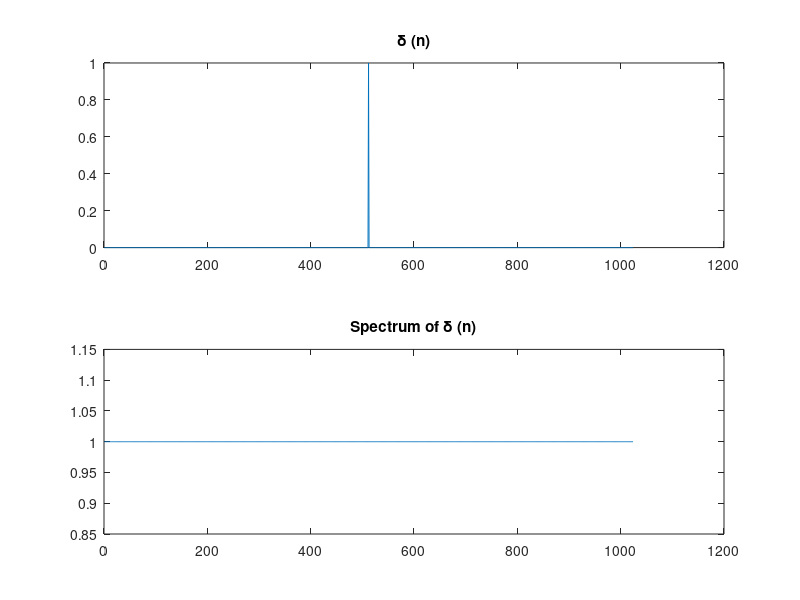

Source code (MATLAB):
clc
clear 
close all

%%  nature of delta 
L=1024;

delta=zeros(1,L);
delta(L/2)=1;
DELTA=fftshift(fft(delta));

figure
subplot(2,1,1)
plot(delta)
title('\delta (n)')
subplot(2,1,2)
plot(abs(DELTA))
title('Spectrum of \delta (n)')